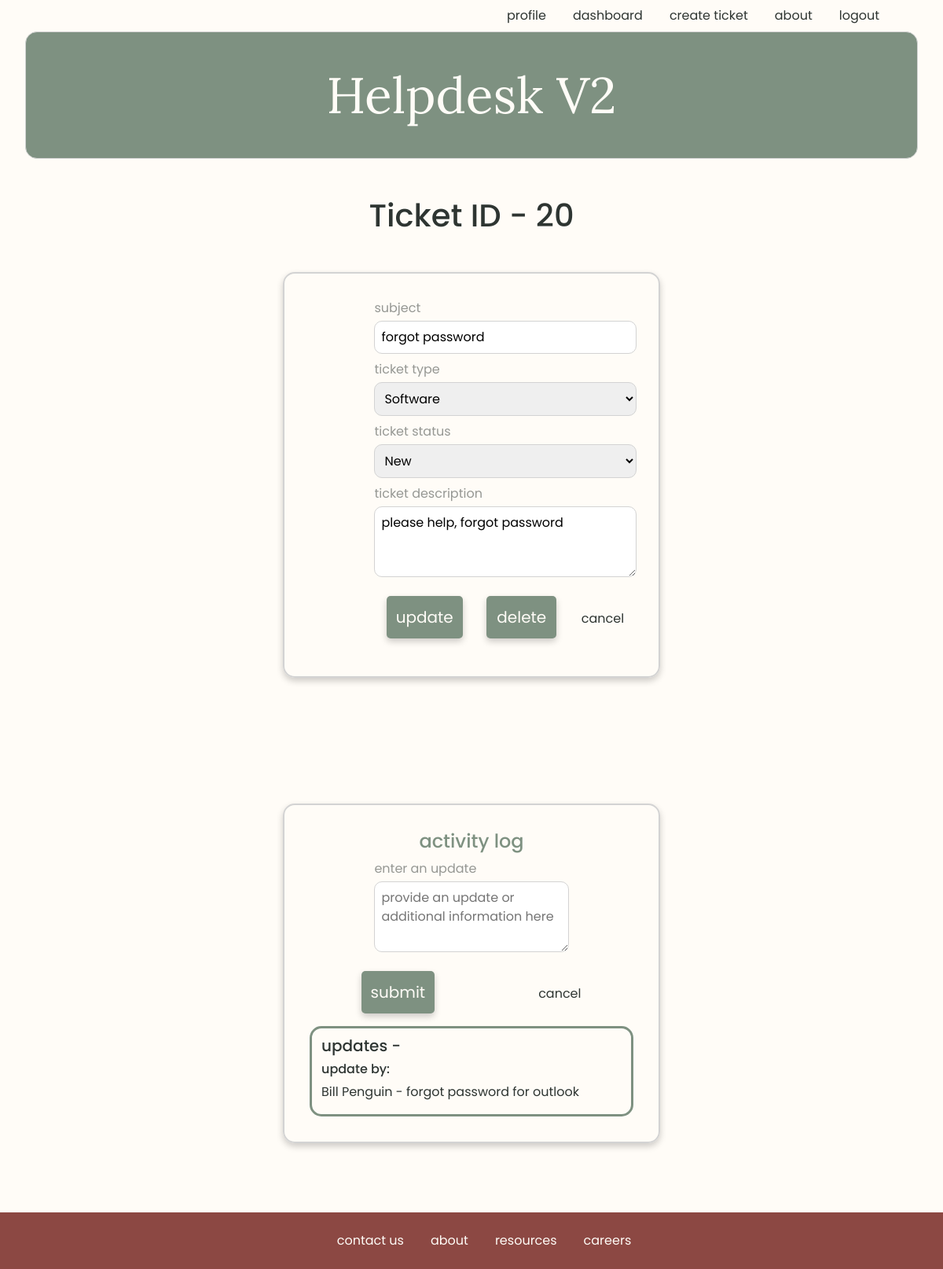
The page /ticket/20/edit (signed in) on the database its author committed.
### users/models.py (models this page shows, shortened)
class Ticket(models.Model):
    subject = models.CharField(max_length=250)
    ticket_type = models.CharField(max_length=50)
    ticket_status = models.CharField(max_length=50)
    ticket_description = models.CharField(max_length=350)
    created_by = models.ForeignKey(User, related_name="user_tickets", on_delete=models.CASCADE, null=True)
    created_at = models.DateTimeField(auto_now_add=True)
    updated_at = models.DateTimeField(auto_now=True)
    objects = TicketManager()

class Comment(models.Model):
    comment = models.CharField(max_length=255)
    poster = models.ForeignKey(User, related_name='user_comments', on_delete=models.CASCADE)
    ticket = models.ForeignKey(Ticket, related_name="post_comments", on_delete=models.CASCADE)
    created_at = models.DateTimeField(auto_now_add=True)

class User(models.Model):
    first_name = models.CharField(max_length=255, null=True)
    last_name = models.CharField(max_length=255)
    email = models.CharField(max_length=255)
    password = models.TextField()
    created_at = models.DateTimeField(auto_now_add=True)
    updated_at = models.DateTimeField(auto_now=True)
    objects = UserManager()

### users/views.py (the view)
# urls.py: path('ticket/<int:ticket_id>/edit', views.edit_ticket),
def edit_ticket(request, ticket_id):
    if 'user_id' not in request.session:
        return redirect('/')
    context = {
        "ticket": Ticket.objects.get(id=ticket_id)
    }
    return render(request, "ticket-details.html", context)

### users/templates/ticket-details.html (shortened to what this page needs)
{% include 'logged_navbar.html'%}
<h1 class="text-center m-5">Ticket ID - {{ticket.id}}</h1>
<div class="login-card">
    <form action="/ticket/{{ticket.id}}/update" method="POST">
        <div class="inputs">
            <label for="subject">subject</label>
            <input class="form-inputs" type="text" name="subject" value="{{ticket.subject}}" />
            <label for="ticket_type">ticket type</label>
            <select class="form-inputs" name="ticket_type">
                <option selected>{{ticket.ticket_type}}</option>
            </select>
            <label for="ticket_status">ticket status</label>
            <select class="form-inputs" name="ticket_status">
                <option selected>{{ticket.ticket_status}}</option>
            </select>
            <label for="ticket_description">ticket description</label>
            <textarea type="text" name="ticket_description" class="form-inputs" placeholder="please provide a description of the issue" rows="3">{{ticket.ticket_description}}</textarea>
            <div class='button-div'>
                <button class="reg-button" type="submit">update</button>
                <button class="reg-button" type="submit" href="/dashboard">
                    <a href="/ticket/{{ticket.id}}/delete">delete </a>
                </button>
                <a href="/dashboard">cancel</a>
            </div>
        </div>
    </form>
</div>
<div class="login-card">
    <h4 style="text-align: center">activity log</h4>
    <form action="/add_comment/{{ticket.id}}/" method="POST">
        <div class="inputs">
            <label for="comment">enter an update</label>
            <textarea class="form-inputs" type"text" name="comment" placeholder="provide an update or additional information here" rows="3" required></textarea>
        </div>
        <div class="button-div">
            <button class="reg-button">submit</button>
            <a href="/dashboard">cancel</a>
        </div>
    </form>
    <div class="comment-display-container container">
        <h5>updates - </h5>
        {% for comment in ticket.post_comments.all%}
            <h6>update by: </h6>
            <p>{{comment.poster.first_name}} {{comment.poster.last_name}} - {{comment.comment}}</p>
        {% endfor %}
    </div>
</div>
<div>
	{% include 'footer.html'%}
</div>

### users/static/css/style.css (style rules this page uses)
:root { --first-color: rgb(214, 228, 229); --second-color: rgb(140, 72, 67); --accent-color: rgb(229, 143, 101); --title-color: rgb(126, 145, 129); --text-color: rgb(46, 53, 50); --body-color: rgb(255, 252, 247); --body-font: "Poppins", sans-serif; --h2-font-size: 1.25rem; --small-font-size: .813rem; --smaller-font-size: .75rem; --font-medium: 500; --font-semi-bold: 600; }
@media screen and (min-width: 1024px) { :root { --h2-font-size: 1.75rem; --normal-font-size: 1rem; --small-font-size: .875rem; --smaller-font-size: .813rem; } }
* { box-sizing: border-box; padding: 0; margin: 0; }
body { background-color: var(--body-color); font-family: var(--body-font); color: var(--text-color); }
a { margin-left: 1px; margin-right: 1px; color: inherit; transition: all .3s; text-decoration: none; }
label { margin-bottom: .25rem; opacity: 50%; }
.login-card h4 { color: var(--title-color); }
button { cursor: pointer; background: none; text-decoration: none; border: none; box-shadow: 0 4px 8px 0 rgba(0,0,0,0.2); }
.account-card, .login-card { border: 2px solid lightgray; border-radius: 15px; box-shadow: 0 4px 8px 0 rgba(0,0,0,0.2); transition: all .3s; display: block; margin-top: 2rem; margin-left: auto; margin-right: auto; margin-bottom: 10rem; max-width: 40%; padding: 2rem; }
.inputs { display: grid; margin-left: auto; margin-right: auto; width: 60%; }
.form-inputs { outline: none; border-radius: 10px; border: 1px solid lightgray; padding: .5rem; font-size: 1rem; margin-bottom: .5rem; transition: all .3s; }
.reg-button { cursor: pointer; margin: 1rem 0; background-color: var(--title-color); color: var(--body-color); font-size: 1.25rem; padding: .75rem; border-radius: 5px; transition: all .3s; }
.button-div { display: flex; align-items: baseline; justify-content: space-around; }
.comment-display-container { border: 3px solid var(--title-color); width: auto; padding-top: 10px; border-radius: 15px; }

### rows shown on the page
Ticket: id "20", subject "forgot password", ticket_type "Software", ticket_status "New", ticket_description "please help, forgot password"
Comment: poster.first_name "Bill", poster.last_name "Penguin", comment "forgot password for outlook"
